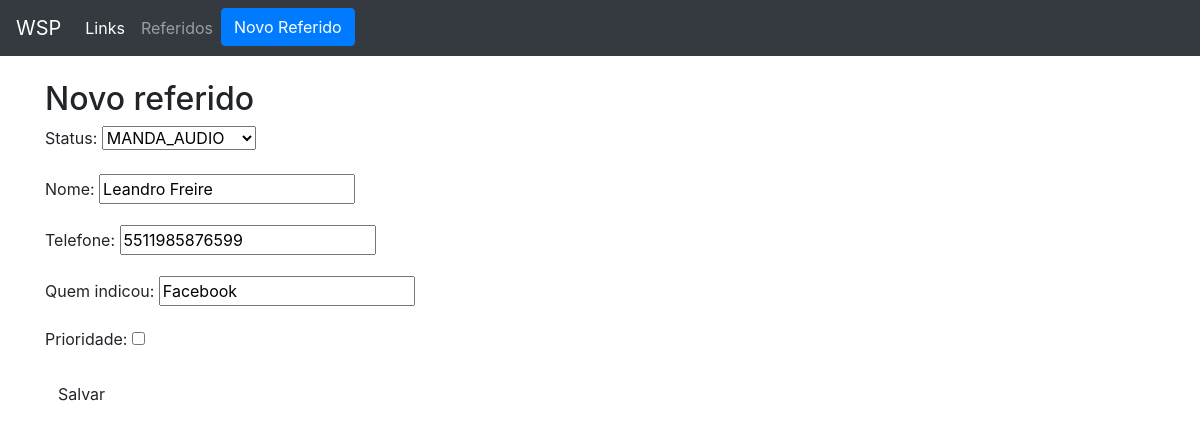
The page /referidos/1/edit on the database as committed earlier.
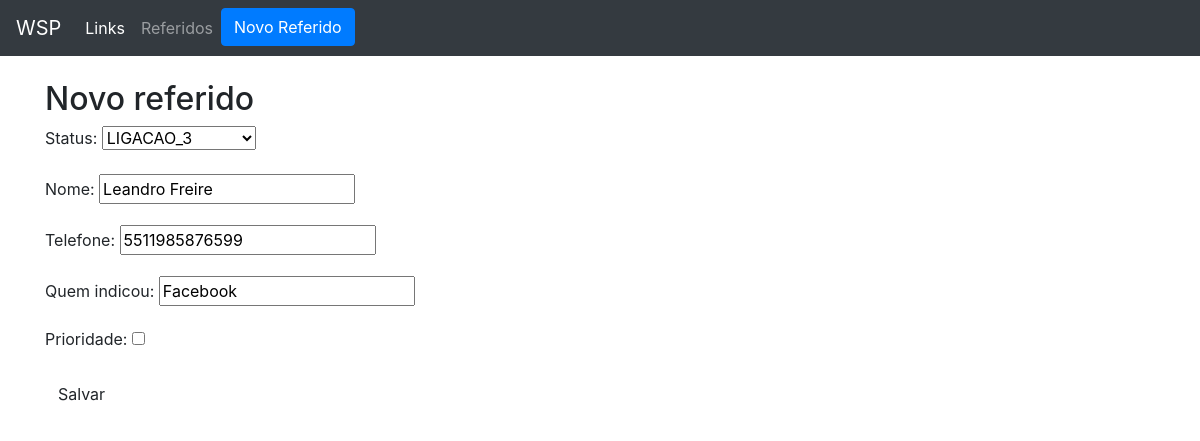
The same page on the database as committed later.
### referidos/models.py (models this page shows, shortened)
class Referido(models.Model):
    nome = models.CharField(max_length=200)
    telefone = models.CharField(max_length=200)
    prioridade = models.BooleanField()
    status = models.CharField(max_length=200, choices=STATUS_REFERIDOS, default='Iniciar')
    data_agendamento = models.DateTimeField(null=True, blank=True)
    quem_indicou = models.CharField(max_length=200, default='')

### referidos/views.py (the view)
# urls.py: path('referidos/<int:pk>/edit', views.referido_edit, name="referido_edit"),
def referido_edit(request, pk):
    post = get_object_or_404(Referido, pk=pk)
    if request.method == "POST":
        form = ReferidoForm(request.POST, instance=post)
        if form.is_valid():
            referido = form.save(commit=False)
            referido.save()
            return redirect('referidos')
    else:
        form = ReferidoForm(instance=post)
    return render(request, 'referidos/referidos_form.html', {'form': form})

### referidos/forms.py
class ReferidoForm(forms.ModelForm):
    class Meta:
        model = Referido
        fields = {'quem_indicou', 'nome', 'telefone', 'prioridade', 'status'}

### referidos/templates/referidos/referidos_form.html (shortened to what this page needs)
{% extends 'referidos/base.html' %}
{% block content %}
    <h2>Novo referido</h2>
   <form method="POST" class="">
        {{ form.as_p }}
        <button type="submit" class="save btn btn´default">Salvar</button>
    </form>
{% endblock %}

Rows that differ between the two databases and show on the page:
changed Referido "Leandro Freire": status "MANDA_AUDIO" → "LIGACAO_3"
